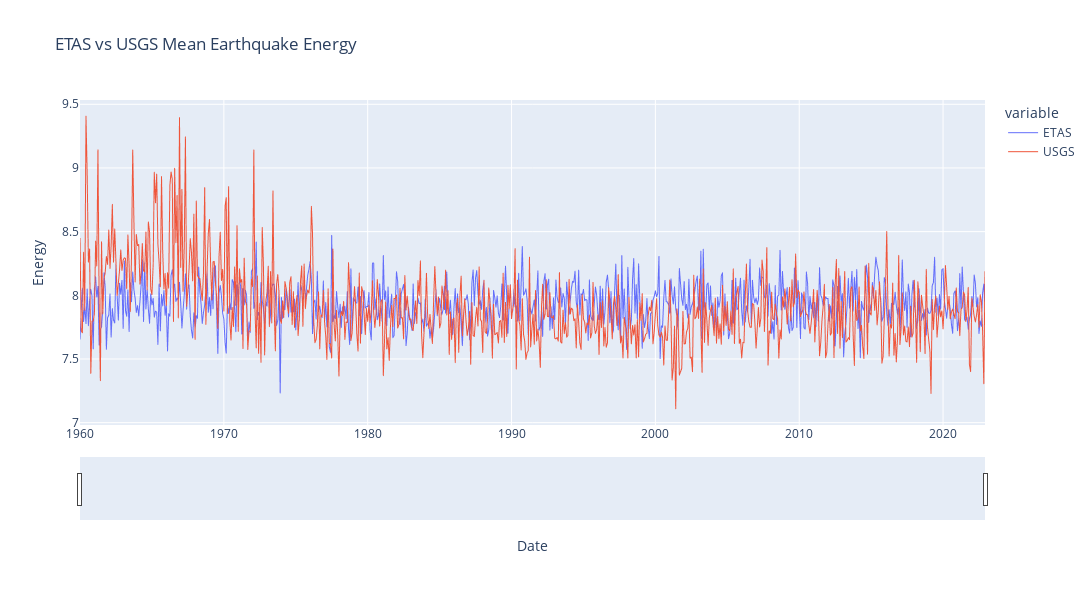

Notebook cell for this chart:
### Code cell
# Mean energy dataframe plot

mean_energy_df = usgs_mean_energy_df.merge(etas_mean_energy_df, on='Date')
mean_energy_df['Date'] = mean_energy_df['Date'].dt.to_timestamp()

# Create a Plotly figure
fig = px.line(mean_energy_df, x='Date', y=['ETAS', 'USGS'], labels={'value': 'Energy'}, title='ETAS vs USGS Mean Earthquake Energy')
fig.update_layout(
    width=1200,
    height=600,
)

fig.update_traces(line=dict(width=1.0))
# Add interactivity
fig.update_xaxes(rangeslider_visible=True)
fig.update_layout(dragmode='pan', hovermode='x')

# Show the interactive plot
fig.show()

### Figure 1 — Plotly figure (JSON) as saved in the notebook; plotly's stock layout.template omitted (floating-point values rounded to 4 significant figures; data arrays with more than 128 entries replaced by an {"elided": "..."} marker saying what was removed)
{"data": [{"hovertemplate": "variable=ETAS<br>Date=%{x}<br>Energy=%{y}<extra></extra>", "legendgroup": "ETAS", "line": {"color": "#636efa", "dash": "solid", "width": 1}, "marker": {"symbol": "circle"}, "mode": "lines", "name": "ETAS", "showlegend": true, "type": "scattergl", "x": {"elided": "755 str values"}, "xaxis": "x", "y": {"elided": "755 float values"}, "yaxis": "y"}, {"hovertemplate": "variable=USGS<br>Date=%{x}<br>Energy=%{y}<extra></extra>", "legendgroup": "USGS", "line": {"color": "#EF553B", "dash": "solid", "width": 1}, "marker": {"symbol": "circle"}, "mode": "lines", "name": "USGS", "showlegend": true, "type": "scattergl", "x": {"elided": "755 str values"}, "xaxis": "x", "y": {"elided": "755 float values"}, "yaxis": "y"}], "layout": {"dragmode": "pan", "height": 600, "hovermode": "x", "legend": {"title": {"text": "variable"}, "tracegroupgap": 0}, "title": {"text": "ETAS vs USGS Mean Earthquake Energy"}, "width": 1200, "xaxis": {"anchor": "y", "domain": [0, 1], "rangeslider": {"visible": true}, "title": {"text": "Date"}}, "yaxis": {"anchor": "x", "domain": [0, 1], "title": {"text": "Energy"}}}}
